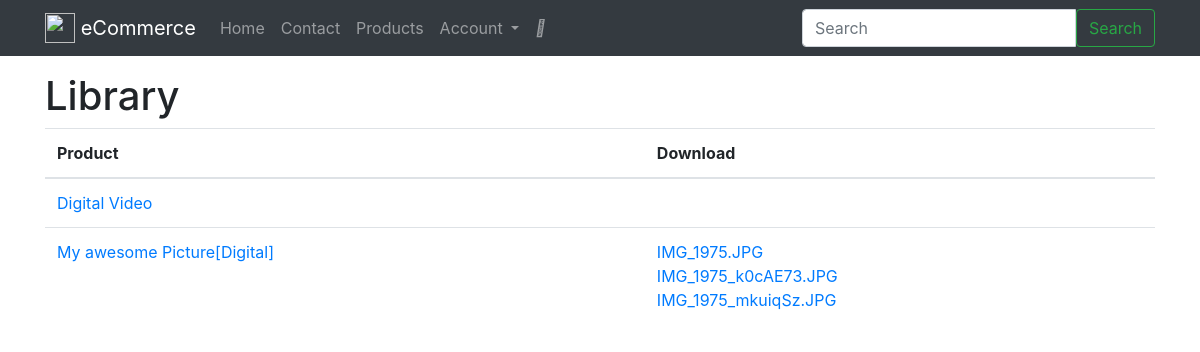
Page /library/ (signed in) on the committed database.
### products/models.py (models this page shows, shortened)
class Product(models.Model):
    title = models.CharField(max_length=120)
    slug = models.SlugField(blank=True, unique=True)
    description = models.TextField()
    price = models.DecimalField(decimal_places=2, max_digits=20, default=39.99)
    image = models.ImageField(upload_to=upload_image_path, null=True, blank=True)
    featured = models.BooleanField(default=False)
    active = models.BooleanField(default=True)
    timestamp = models.DateTimeField(auto_now_add=True)
    is_digital = models.BooleanField(default=False)
    objects = ProductManager()
    def get_absolute_url(self):
        return reverse('products:detail', kwargs={"slug": self.slug})
    def get_downloads(self):
        qs = self.product_file.all()
        return qs

class ProductFile(models.Model):
    product = models.ForeignKey(Product, related_name='product_file', on_delete=models.CASCADE)
    file = models.FileField(upload_to=upload_product_file_loc, storage=FileSystemStorage(location=settings.PROTECTED_ROOT))
    free = models.BooleanField(default=False)
    user_required = models.BooleanField(default=False)
    name = models.CharField(max_length=120, null=True, blank=True)
    @property
    def display_name(self):
        og_name = get_filename(self.file.name)
        if self.name:
            return self.name
        return og_name
    def get_download_url(self):
        return reverse('products:download', kwargs={'slug': self.product.slug, 'pk': self.pk})

### orders/views.py (the view)
# urls.py: re_path(r'^library/$', LibraryView.as_view(), name='library'),
class LibraryView(LoginRequiredMixin, ListView):
    template_name = 'orders/library.html'
    def get_queryset(self):
        return ProductPurchase.objects.products_by_request(self.request)

### billing/models.py (called while the page is built)
    def new_or_get(self, request):
        user = request.user
        guest_email_id = request.session.get('guest_email_id')
        created = False
        obj = None
        if user.is_authenticated:
            obj, created = self.model.objects.get_or_create(user=user, email=user.email)
        elif guest_email_id is not None:
            'Guest user checkout; auto reloads payment stuff'
            guest_email_obj = GuestEmail.objects.get(id=guest_email_id)
            obj, created = self.model.objects.get_or_create(email=guest_email_obj.email)
        else:
            pass
        return obj, created

### ecommerce/utils.py (called while the page is built)
def get_filename(path):
    return os.path.basename(path)

### orders/models.py (called while the page is built)
    def digital(self):
        return self.filter(product__is_digital=True)

    def by_request(self, request):
        billing_profile, created = BillingProfile.objects.new_or_get(request)
        return self.filter(billing_profile=billing_profile)

    def get_queryset(self):
        return ProductPurchaseQuerySet(self.model, using=self._db)

    def by_request(self, request):
        return self.get_queryset().by_request(request)

    def products_by_id(self, request):
        qs = self.by_request(request).digital()
        ids_ = [x.product.id for x in qs]
        return ids_

    def products_by_request(self, request):
        ids_ = self.products_by_id(request)
        products_qs = Product.objects.filter(id__in=ids_).distinct()
        return products_qs

### products/models.py (called while the page is built)
    def get_queryset(self):
        return ProductQuerySet(self.model, using=self.db)

### orders/templates/orders/library.html
{% extends "base.html" %}
{% block content %}
    <div class="row">
    <div class="col-12">
        <h1>Library</h1>
    </div>
    </div>
    <div class="row">
    <div class="col">
        <table class="table">
            <thead><th>Product</th><th>Download</th></thead>
            <tbody>
            {% for object in object_list %}
                <tr>
                    <td><a href="{{ object.get_absolute_url }}">{{ object.title }}</a></td>
                <td>
                    {% for download in object.get_downloads %}
                        <a href="{{ download.get_download_url }}">{{ download.display_name }}</a><br/>
                    {% endfor %}
                </td>
                </tr>
            {% empty %}
                <tr><td colspan="3"><p class="lead">No orders yet.</p></td></tr>
            {% endfor %}
            </tbody>
        </table>
    </div>
    </div>
{% endblock %}

### rows in the picture
Product: title "Digital Video"
Product: title "My awesome Picture[Digital]"
ProductFile: display_name "IMG_1975.JPG"
ProductFile: display_name "IMG_1975_k0cAE73.JPG"
ProductFile: display_name "IMG_1975_mkuiqSz.JPG"

### other values in the picture
{{ brand_name }} "eCommerce"
